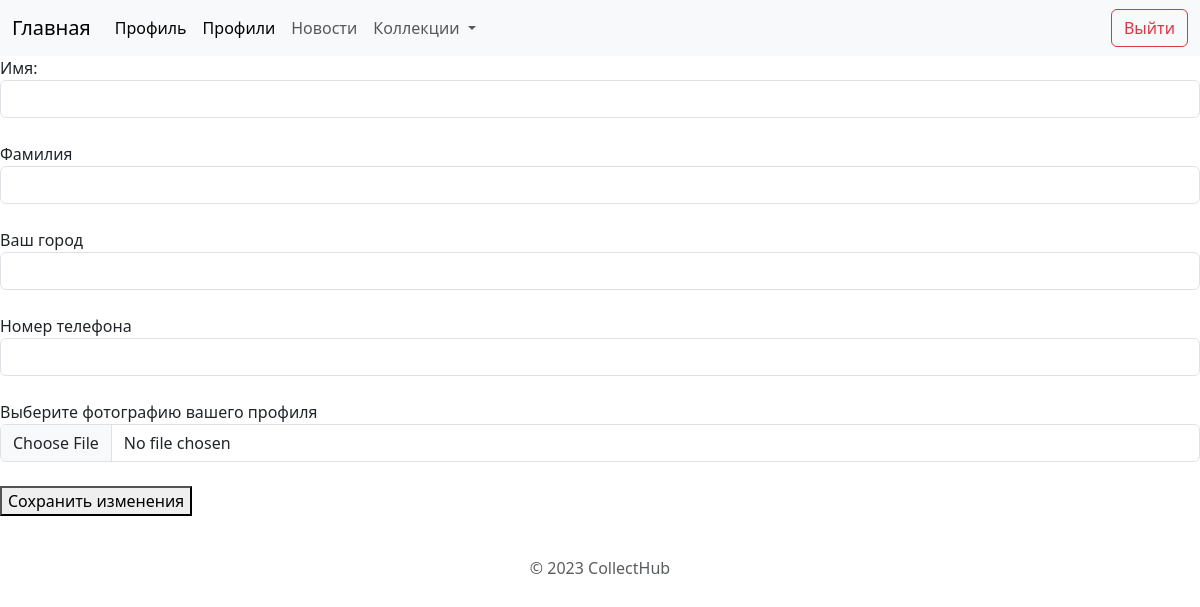
Before: /profile/update (signed in) with the older database file.
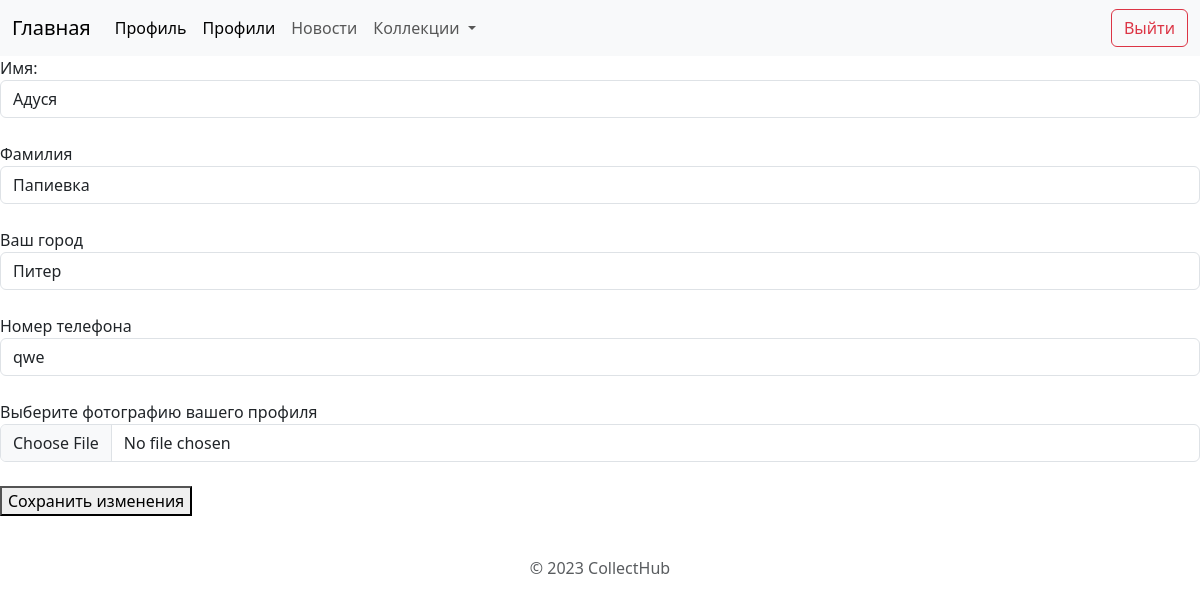
After: the same page with the newer database file.
### profileuser/models.py (models this page shows)
class UserInfo(models.Model):
    user = models.ForeignKey(to=User, on_delete=models.CASCADE)
    first_name = models.CharField(max_length=100, null=True)
    last_name = models.CharField(max_length=100, null=True)
    user_avatar = models.ImageField(upload_to=user_directory_path, null=True)
    phonenumber = models.CharField(max_length=15, null=True)
    town = models.CharField(max_length=50, null=True)

### profileuser/views.py (the view, shortened to what this page needs)
# urls.py: path('update', views.update_profile_info, name='update_profile'),
@login_required
def update_profile_info(request: HttpRequest) -> HttpResponse:
    if request.method == 'GET':
        userinfo = get_object_or_404(UserInfo, user=request.user)
        return render(request, 'profileuser/update_profile.html', {'form': UserInfoForm, 'userinfo': userinfo})

### templates/profileuser/update_profile.html (shortened to what this page needs)
{% extends 'base.html' %}
{% block content%}
{% load static %}
<form action="" method="post" enctype="multipart/form-data">
    <div class="form-group">
        <label for="first_name">Имя:</label>
        <input type="text" name="first_name" class="form-control" id="first_name"
            value="{% if userinfo.first_name %}{{ userinfo.first_name }}{% endif %}">
    </div>
    <br>
    <div class="form-group">
        <label for="last_name">Фамилия</label>
        <input type="text" name="last_name" class="form-control" id="last_name"
            value="{% if userinfo.last_name %}{{ userinfo.last_name }}{% endif %}">
    </div>
    <br>
    <div class="form-group">
        <label for="town">Ваш город</label>
        <input type="text" name="town" class="form-control" id="town"
            value="{% if userinfo.town %}{{ userinfo.town }}{% endif %}">
    </div>
    <br>
    <div class="form-group">
        <label for="phonenumber">Номер телефона</label>
        <input type="tel" name="phonenumber" class="form-control" id="phonenumber"
            value="{% if userinfo.phonenumber %}{{ userinfo.phonenumber }}{% endif %}">
    </div>
    <br>
    <div class="form-group">
        <label for="avatar">Выберите фотографию вашего профиля</label>
        <input type="file" name="avatar_user_create" class="form-control" id="avatar">
    </div>
    <br>
    <button type="submit"> Сохранить изменения </button>
</form>
{% endblock %}

Changed rows visible on the page:
changed UserInfo: first_name (not shown) → "Адуся"; last_name (not shown) → "Папиевка"; town (not shown) → "Питер"; phonenumber (not shown) → "qwe"
